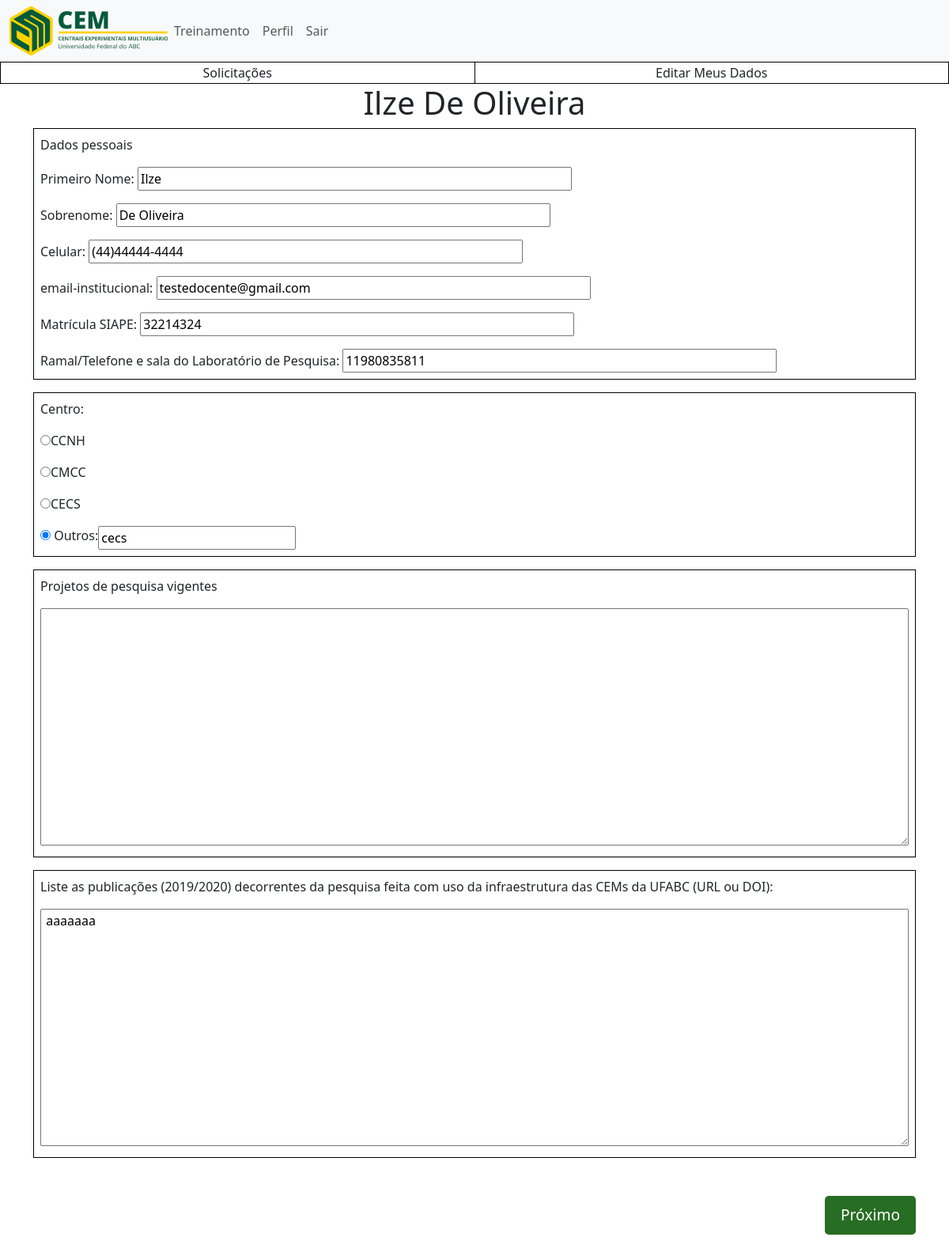
/core/edita_dados_user/ (signed in), run on an earlier commit of the app's database.
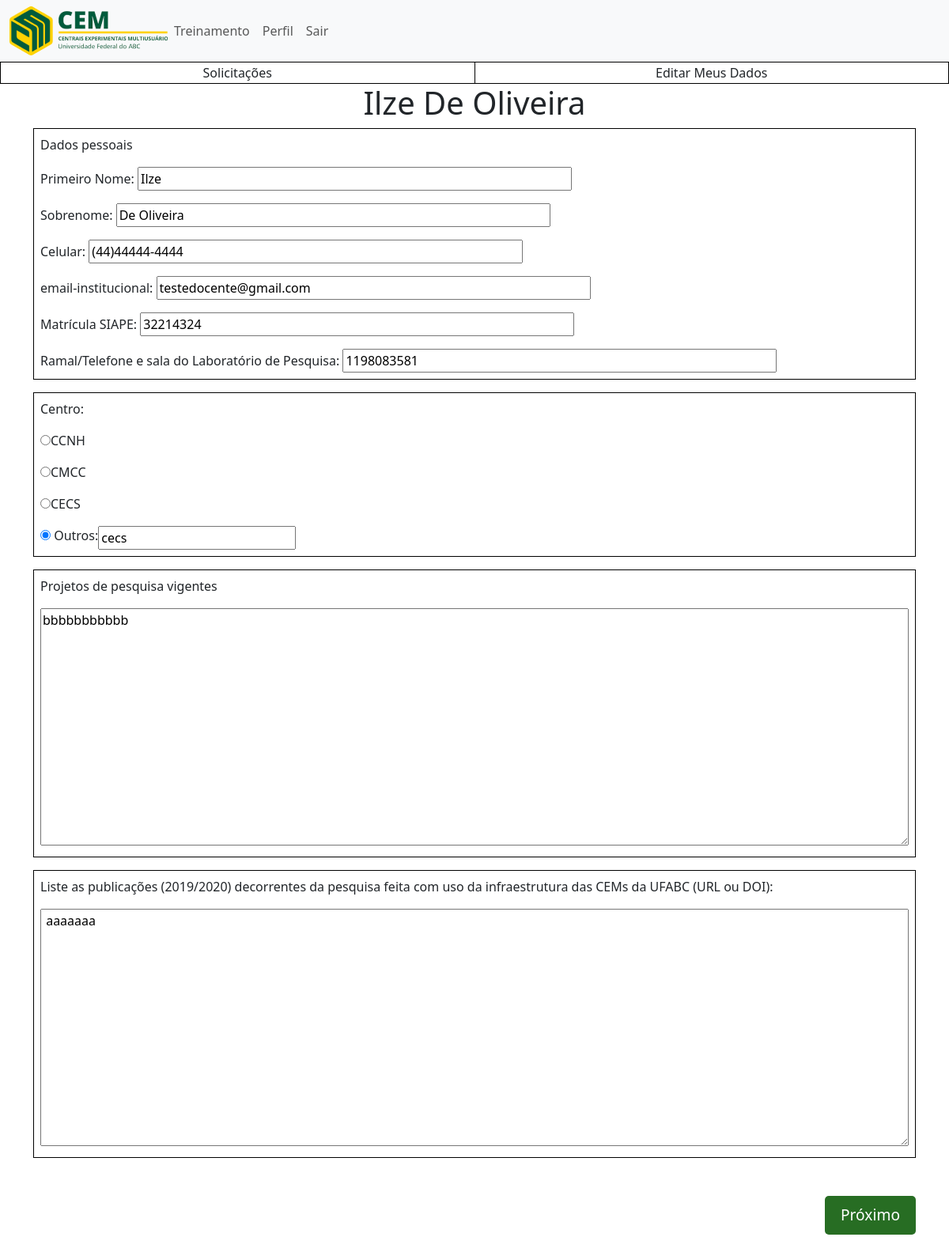
And on a later commit of the database.
### core/models.py (models this page shows, shortened)
class Docente(models.Model):
    id_docente = models.AutoField(primary_key=True)
    primeiro_nome = models.CharField(max_length=255)
    segundo_nome = models.CharField(max_length=255)
    celular = models.CharField(max_length=17)
    matricula_siape = models.CharField(max_length=30)
    ramal_lab = models.CharField(max_length=30)
    centro = models.CharField(max_length=30)
    possui_projeto = models.CharField(max_length=3)
    info_projeto = models.TextField(max_length=255)
    lista_publi = models.TextField(max_length=255)
    id_form_termo = models.ForeignKey(FormTermo, on_delete=models.CASCADE, null=False)
    id_login = models.ForeignKey(Login, on_delete=models.CASCADE, null=False, default=0)

### core/views.py (the view)
# urls.py: path('edita_dados_user/', edita_dados_user, name='edita_dados_user'),
def edita_dados_user(request):
    chave = request.session.get('chave')
    login = Login.objects.get(id_login=chave)
    if login.perfil == 'docente':
        user = Docente.objects.get(id_login=chave)
        return render(request, 'edita_dados_docente.html', {'user': user, 'login': login})
    elif login.perfil == 'tecnico':
        user = Tecnico.objects.get(id_pos_dout=chave)
        return render(request, 'edita_dados_tecnico.html', {'user': user, 'login': login})
    elif login.perfil == 'aluno':
        user = AlunoPosIC.objects.get(id_login=chave)
        return render(request, 'edita_dados_aluno_pos_dout.html', {'user': user, 'login': login})
    elif login.perfil == 'user_externo':
        user = UserExterno.objects.get(id_login=chave)
    return render(request, 'edita_dados_aluno_pos_dout.html', {'user': user, 'login': login})

### core/templates/edita_dados_docente.html (shortened to what this page needs)
{% extends 'base.html' %}
{% load static %}
{% block conteudo %}
<div class="container">
    <h1>
        {{user.primeiro_nome }} {{user.segundo_nome}}
    </h1>
    <form action="{% url 'editando_dados' %}" method="post" class="">
        <div class="forms-cadastro p-2">
          <p>Dados pessoais</p>
          <div class="">
            <div class="mt-3">
              <label for="primeiro_nome">Primeiro Nome:</label> <input type="text" name="primeiro_nome" value="{{user.primeiro_nome}}" id="primeiro_nome" required />
            </div>
            <div class="mt-3">
              <label for="segundo_nome">Sobrenome:</label> <input type="text" name="segundo_nome" value="{{user.segundo_nome}}" id="segundo_nome" required />
            </div>
            <div class="mt-3">
              <label for="tel">Celular:</label> <input type="text" name="tel" value="{{user.celular}}" id="tel" required/>
            </div>
            <div class="mt-3">
              <label for="tel">email-institucional:</label> <input type="text" name="email_inst" value="{{login.email_inst}}" id="email_insti" required/>
            </div>
            <div class="mt-3">
              <label for="tel">Matrícula SIAPE:</label> <input type="text" name="mat_siape" value="{{user.matricula_siape}}" id="mat_siape" required/>
            </div>
            <div class="mt-3">
              <label for="tel">Ramal/Telefone e sala do Laboratório de Pesquisa:</label> <input type="text" name="lab" value="{{user.ramal_lab}}" id="lab" required/>
            </div>
          </div>
        </div>
        <div class="forms-cadastro p-2 mt-3">
            <p>Centro:</p>
            <div class="">
                <div class="radio mt-3">
                    <label for="CCNH"><input type="radio" name="centro" value="CCNH" id="CCNH" required/>CCNH</label>
                </div>
                <div class="radio mt-3">
                    <label for="CMCC"><input type="radio" name="centro" value="CMCC" id="CMCC" required/>CMCC</label>
                </div>
                <div class="radio mt-3">
                    <label for="CECS"><input type="radio" name="centro" value="CECS" id="CECS" required/>CECS</label>
                </div>
                <div class="radio mt-3">
                    <label for="outro_centro">
                        <input type="radio" name="centro" value="outro_centro" id="outro_centro" required
                               {% if user.centro != 'CCNH' and user.centro != 'CMCC' and user.centro != 'CECS' %}checked{% endif %}/>
                        Outros:
                    </label>
                    <input type="text" name="input_outro_centro" id="input_outro_centro" value="{% if user.centro != 'CCNH' and user.centro != 'CMCC' and user.centro != 'CECS' %}{{ user.centro }}{% endif %}" />
                </div>
            </div>
        </div>
        <div class="forms-cadastro p-2 mt-3">
          <p>Projetos de pesquisa vigentes</p>
          <textarea name="info_projeto" id="info_projeto">{{user.info_projeto}}</textarea>
        </div>
        <div class="forms-cadastro p-2 mt-3">
          <label for="publicacoes">Liste as publicações (2019/2020) decorrentes da pesquisa feita com uso da infraestrutura das CEMs da UFABC (URL ou DOI):</label>
          <div class="">
            <div class="mt-3">
              <textarea name="publicacoes" id="publicacoes"> {{user.lista_publi}} </textarea>
            </div>
          </div>
        </div>
        <div class="d-flex justify-content-end mt-5">
          <button type="submit" class="btn-proximo mb-5">Próximo</button>
        </div>
      </form>
</div>
{% endblock %}

What changed in the data, as far as the page shows it:
changed Docente "Ilze": lab "11980835811" → "1198083581"; info_projeto (not shown) → "bbbbbbbbbbb"
